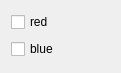
<?xml version="1.0" encoding="UTF-8"?>
<ui version="4.0">
  <class>ColorsForm</class>
  <widget class="QWidget" name="ColorsForm">
    <property name="geometry">
      <rect>
        <x>0</x>
        <y>0</y>
        <width>121</width>
        <height>73</height>
      </rect>
    </property>
    <property name="windowTitle">
      <string>Form</string>
    </property>
    <layout class="QVBoxLayout" name="top_layout">
      <item>
        <widget class="QCheckBox" name="red_box">
          <property name="text">
            <string>red</string>
          </property>
        </widget>
      </item>
      <item>
        <widget class="QCheckBox" name="blue_box">
          <property name="text">
            <string>blue</string>
          </property>
        </widget>
      </item>
    </layout>
  </widget>
  <resources></resources>
  <connections></connections>
</ui>
